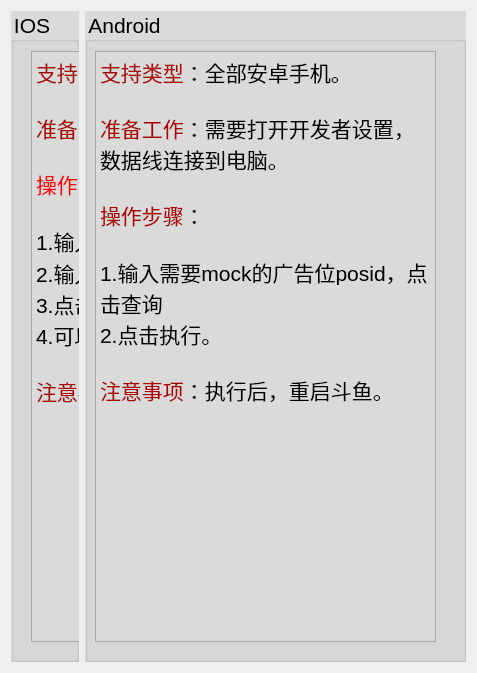
  <widget class="QWidget" name="tab_3">
   <attribute name="title">
    <string>帮助</string>
   </attribute>
   <layout class="QVBoxLayout" name="verticalLayout_3">
    <item>
     <layout class="QHBoxLayout" name="horizontalLayout_4">
      <item>
       <widget class="QGroupBox" name="groupBox_5">
        <property name="font">
         <font>
          <pointsize>16</pointsize>
         </font>
        </property>
        <property name="styleSheet">
         <string notr="true">background:rgb(218, 218, 218);</string>
        </property>
        <property name="title">
         <string>IOS</string>
        </property>
        <widget class="QTextEdit" name="textEdit_3">
         <property name="geometry">
          <rect>
           <x>20</x>
           <y>40</y>
           <width>341</width>
           <height>591</height>
          </rect>
         </property>
         <property name="readOnly">
          <bool>true</bool>
         </property>
         <property name="html">
          <string>&lt;!DOCTYPE HTML PUBLIC &quot;-//W3C//DTD HTML 4.0//EN&quot; &quot;http://www.w3.org/TR/REC-html40/strict.dtd&quot;&gt;
&lt;html&gt;&lt;head&gt;&lt;meta name=&quot;qrichtext&quot; content=&quot;1&quot; /&gt;&lt;style type=&quot;text/css&quot;&gt;
p, li { white-space: pre-wrap; }
&lt;/style&gt;&lt;/head&gt;&lt;body style=&quot; font-family:'SimSun'; font-size:9pt; font-weight:400; font-style:normal;&quot;&gt;
&lt;p style=&quot; margin-top:0px; margin-bottom:0px; margin-left:0px; margin-right:0px; -qt-block-indent:0; text-indent:0px;&quot;&gt;&lt;span style=&quot; font-size:16pt; color:#aa0000;&quot;&gt;支持类型&lt;/span&gt;&lt;span style=&quot; font-size:16pt;&quot;&gt;：全部IOS手机&lt;/span&gt;&lt;/p&gt;
&lt;p style=&quot; margin-top:0px; margin-bottom:0px; margin-left:0px; margin-right:0px; -qt-block-indent:0; text-indent:0px;&quot;&gt;&lt;span style=&quot; font-size:16pt;&quot;&gt;&lt;br /&gt;&lt;/span&gt;&lt;span style=&quot; font-size:16pt; color:#aa0000;&quot;&gt;准备工作&lt;/span&gt;&lt;span style=&quot; font-size:16pt;&quot;&gt;：打开斗鱼App&lt;/span&gt;&lt;/p&gt;
&lt;p style=&quot; margin-top:0px; margin-bottom:0px; margin-left:0px; margin-right:0px; -qt-block-indent:0; text-indent:0px;&quot;&gt;&lt;span style=&quot; font-size:16pt;&quot;&gt;&lt;br /&gt;&lt;/span&gt;&lt;span style=&quot; font-size:16pt; color:#ff0000;&quot;&gt;操作步骤&lt;/span&gt;&lt;span style=&quot; font-size:16pt;&quot;&gt;：&lt;/span&gt;&lt;/p&gt;
&lt;p style=&quot;-qt-paragraph-type:empty; margin-top:0px; margin-bottom:0px; margin-left:0px; margin-right:0px; -qt-block-indent:0; text-indent:0px; font-size:16pt;&quot;&gt;&lt;br /&gt;&lt;/p&gt;
&lt;p style=&quot; margin-top:0px; margin-bottom:0px; margin-left:0px; margin-right:0px; -qt-block-indent:0; text-indent:0px;&quot;&gt;&lt;span style=&quot; font-size:16pt;&quot;&gt;1.输入需要mock的广告位posid&lt;/span&gt;&lt;/p&gt;
&lt;p style=&quot; margin-top:0px; margin-bottom:0px; margin-left:0px; margin-right:0px; -qt-block-indent:0; text-indent:0px;&quot;&gt;&lt;span style=&quot; font-size:16pt;&quot;&gt;2.输入手机ip，点击连接。&lt;br /&gt;3.点击执行。&lt;br /&gt;4.可以根据具体需要切换环境。&lt;/span&gt;&lt;/p&gt;
&lt;p style=&quot; margin-top:0px; margin-bottom:0px; margin-left:0px; margin-right:0px; -qt-block-indent:0; text-indent:0px;&quot;&gt;&lt;span style=&quot; font-size:16pt;&quot;&gt;&lt;br /&gt;&lt;/span&gt;&lt;span style=&quot; font-size:16pt; color:#aa0000;&quot;&gt;注意事项&lt;/span&gt;&lt;span style=&quot; font-size:16pt;&quot;&gt;：执行后，重启斗鱼。&lt;/span&gt;&lt;/p&gt;&lt;/body&gt;&lt;/html&gt;</string>
         </property>
        </widget>
       </widget>
      </item>
      <item>
       <widget class="QGroupBox" name="groupBox_6">
        <property name="minimumSize">
         <size>
          <width>381</width>
          <height>651</height>
         </size>
        </property>
        <property name="font">
         <font>
          <pointsize>16</pointsize>
         </font>
        </property>
        <property name="styleSheet">
         <string notr="true">background:rgb(218, 218, 218);</string>
        </property>
        <property name="title">
         <string>Android</string>
        </property>
        <widget class="QTextEdit" name="textEdit_4">
         <property name="geometry">
          <rect>
           <x>10</x>
           <y>40</y>
           <width>341</width>
           <height>591</height>
          </rect>
         </property>
         <property name="readOnly">
          <bool>true</bool>
         </property>
         <property name="html">
          <string>&lt;!DOCTYPE HTML PUBLIC &quot;-//W3C//DTD HTML 4.0//EN&quot; &quot;http://www.w3.org/TR/REC-html40/strict.dtd&quot;&gt;
&lt;html&gt;&lt;head&gt;&lt;meta name=&quot;qrichtext&quot; content=&quot;1&quot; /&gt;&lt;style type=&quot;text/css&quot;&gt;
p, li { white-space: pre-wrap; }
&lt;/style&gt;&lt;/head&gt;&lt;body style=&quot; font-family:'SimSun'; font-size:9pt; font-weight:400; font-style:normal;&quot;&gt;
&lt;p style=&quot; margin-top:0px; margin-bottom:0px; margin-left:0px; margin-right:0px; -qt-block-indent:0; text-indent:0px;&quot;&gt;&lt;span style=&quot; font-size:16pt; color:#aa0000;&quot;&gt;支持类型&lt;/span&gt;&lt;span style=&quot; font-size:16pt;&quot;&gt;：全部安卓手机。&lt;/span&gt;&lt;/p&gt;
&lt;p style=&quot; margin-top:0px; margin-bottom:0px; margin-left:0px; margin-right:0px; -qt-block-indent:0; text-indent:0px;&quot;&gt;&lt;span style=&quot; font-size:16pt;&quot;&gt;&lt;br /&gt;&lt;/span&gt;&lt;span style=&quot; font-size:16pt; color:#aa0000;&quot;&gt;准备工作&lt;/span&gt;&lt;span style=&quot; font-size:16pt;&quot;&gt;：需要打开开发者设置，数据线连接到电脑。&lt;/span&gt;&lt;/p&gt;
&lt;p style=&quot; margin-top:0px; margin-bottom:0px; margin-left:0px; margin-right:0px; -qt-block-indent:0; text-indent:0px;&quot;&gt;&lt;span style=&quot; font-size:16pt;&quot;&gt;&lt;br /&gt;&lt;/span&gt;&lt;span style=&quot; font-size:16pt; color:#aa0000;&quot;&gt;操作步骤&lt;/span&gt;&lt;span style=&quot; font-size:16pt;&quot;&gt;：&lt;/span&gt;&lt;/p&gt;
&lt;p style=&quot;-qt-paragraph-type:empty; margin-top:0px; margin-bottom:0px; margin-left:0px; margin-right:0px; -qt-block-indent:0; text-indent:0px; font-size:16pt;&quot;&gt;&lt;br /&gt;&lt;/p&gt;
&lt;p style=&quot; margin-top:0px; margin-bottom:0px; margin-left:0px; margin-right:0px; -qt-block-indent:0; text-indent:0px;&quot;&gt;&lt;span style=&quot; font-size:16pt;&quot;&gt;1.输入需要mock的广告位posid，点击查询&lt;br /&gt;2.点击执行。&lt;/span&gt;&lt;/p&gt;
&lt;p style=&quot; margin-top:0px; margin-bottom:0px; margin-left:0px; margin-right:0px; -qt-block-indent:0; text-indent:0px;&quot;&gt;&lt;span style=&quot; font-size:16pt;&quot;&gt;&lt;br /&gt;&lt;/span&gt;&lt;span style=&quot; font-size:16pt; color:#aa0000;&quot;&gt;注意事项&lt;/span&gt;&lt;span style=&quot; font-size:16pt;&quot;&gt;：执行后，重启斗鱼。&lt;/span&gt;&lt;/p&gt;&lt;/body&gt;&lt;/html&gt;</string>
         </property>
        </widget>
       </widget>
      </item>
     </layout>
    </item>
   </layout>
  </widget>
